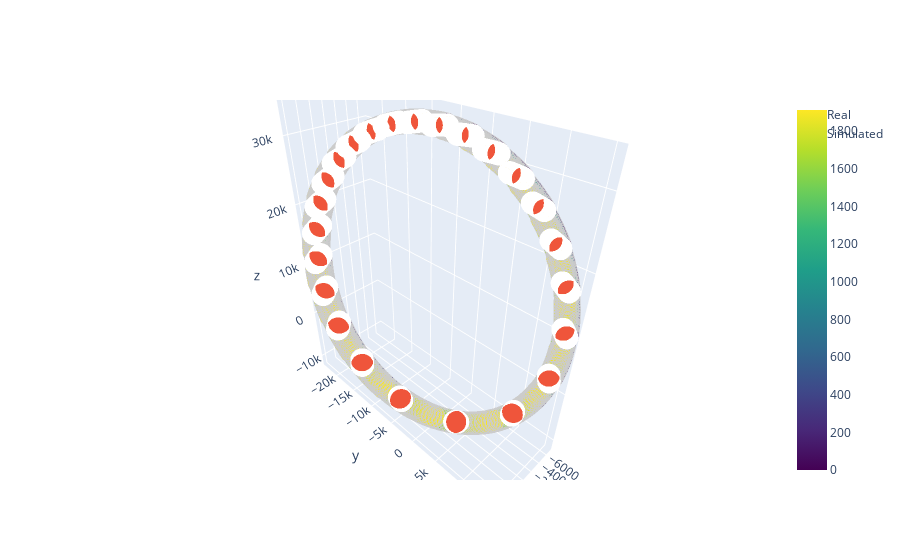

Notebook cell for this chart:
### Code cell
# Зависимость координат и симулированных координат от времени

x,y,z = satTrain.loc[:, 'x'].values, satTrain.loc[:, 'y'].values, satTrain.loc[:, 'z'].values
xSim,ySim,zSim = satTrain.loc[:, 'x_sim'].values, satTrain.loc[:, 'y_sim'].values, satTrain.loc[:, 'z_sim'].values

xTestSim, yTestSim, zTestSim = satTest.loc[:, 'x_sim'].values, satTest.loc[:, 'y_sim'].values, satTest.loc[:, 'z_sim'].values
fig1 = go.Scatter3d(x=x, 
                    y=y, 
                    z=z, 
                    mode='markers', 
                    marker=dict(
                        #color='rgb(127, 127, 127)',
                        color = np.arange(satTrain.shape[0]),
                        colorscale = 'Viridis',
                        showscale = True,
                        size=8, 
                        symbol='circle', 
                        line=dict(
                            color='rgb(204, 204, 204)',
                            width=0.5),
                        opacity=0.9),
                   name = 'Real')
fig2 = go.Scatter3d(x=xSim, 
                    y=ySim, 
                    z=zSim, 
                    mode = 'markers', 
                    marker=dict(
                        size=8,
                        line=dict(
                            color='rgba(217, 217, 217, 0.14)',
                            width=0.5
                        ),
                    opacity=0.8),
                    name = 'Simulated')

fig3 = go.Scatter3d(x=xTestSim, 
                    y=yTestSim, 
                    z=zTestSim, 
                    mode = 'markers', 
                    marker=dict(
                        size=8,
                        line=dict(
                            color='rgba(255, 87, 123, 0.05)',
                            width=0.5
                        ),
                    opacity=0.8),
                    name = 'SimulatedTest')
fig = go.Figure(data = [fig1, fig2, fig3])
fig.show()

### Figure 1 — Plotly figure (JSON) as saved in the notebook; plotly's stock layout.template omitted (floating-point values rounded to 4 significant figures; data arrays with more than 128 entries replaced by an {"elided": "..."} marker saying what was removed)
{"data": [{"marker": {"color": {"elided": "1913 int values"}, "colorscale": [[0, "#440154"], [0.1111, "#482878"], [0.2222, "#3e4989"], [0.3333, "#31688e"], [0.4444, "#26828e"], [0.5556, "#1f9e89"], [0.6667, "#35b779"], [0.7778, "#6ece58"], [0.8889, "#b5de2b"], [1, "#fde725"]], "line": {"color": "rgb(204, 204, 204)", "width": 0.5}, "opacity": 0.9, "showscale": true, "size": 8, "symbol": "circle"}, "mode": "markers", "name": "Real", "type": "scatter3d", "x": {"elided": "1913 float values"}, "y": {"elided": "1913 float values"}, "z": {"elided": "1913 float values"}}, {"marker": {"line": {"color": "rgba(217, 217, 217, 0.14)", "width": 0.5}, "opacity": 0.8, "size": 8}, "mode": "markers", "name": "Simulated", "type": "scatter3d", "x": {"elided": "1913 float values"}, "y": {"elided": "1913 float values"}, "z": {"elided": "1913 float values"}}, {"marker": {"line": {"color": "rgba(255, 87, 123, 0.05)", "width": 0.5}, "opacity": 0.8, "size": 8}, "mode": "markers", "name": "SimulatedTest", "type": "scatter3d", "x": [], "y": [], "z": []}], "layout": {}}
